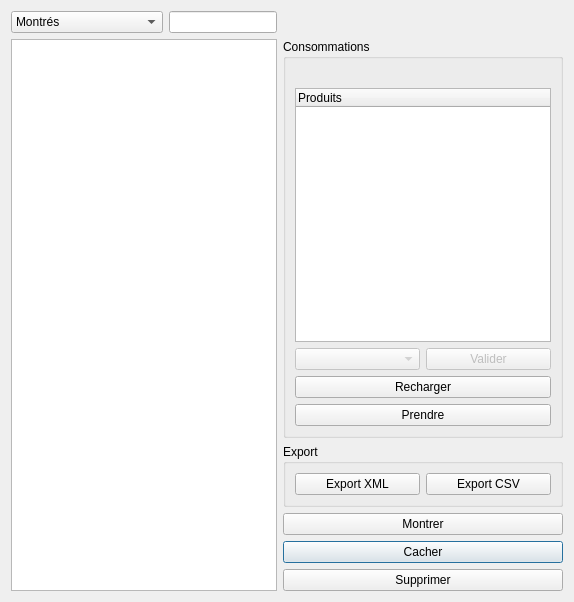
<?xml version="1.0" encoding="UTF-8"?>
<ui version="4.0">
 <class>NotesAction</class>
 <widget class="QDialog" name="NotesAction">
  <property name="geometry">
   <rect>
    <x>0</x>
    <y>0</y>
    <width>574</width>
    <height>602</height>
   </rect>
  </property>
  <property name="windowTitle">
   <string>Actions en masse</string>
  </property>
  <layout class="QGridLayout" name="gridLayout_2">
   <item row="1" column="0">
    <layout class="QGridLayout" name="gridLayout">
     <item row="0" column="0">
      <widget class="QComboBox" name="filter_combobox">
       <property name="sizePolicy">
        <sizepolicy hsizetype="Minimum" vsizetype="Fixed">
         <horstretch>0</horstretch>
         <verstretch>0</verstretch>
        </sizepolicy>
       </property>
       <item>
        <property name="text">
         <string>Montrés</string>
        </property>
       </item>
       <item>
        <property name="text">
         <string>Cachés</string>
        </property>
       </item>
       <item>
        <property name="text">
         <string>Dont la note &gt;</string>
        </property>
       </item>
       <item>
        <property name="text">
         <string>Dont la note &lt;</string>
        </property>
       </item>
      </widget>
     </item>
     <item row="0" column="1">
      <widget class="Input" name="filter_input">
       <property name="sizePolicy">
        <sizepolicy hsizetype="Maximum" vsizetype="Fixed">
         <horstretch>0</horstretch>
         <verstretch>0</verstretch>
        </sizepolicy>
       </property>
      </widget>
     </item>
     <item row="3" column="2">
      <layout class="QGridLayout" name="gridLayout_3">
       <item row="8" column="0" colspan="2">
        <widget class="QPushButton" name="hide_button">
         <property name="text">
          <string>Cacher</string>
         </property>
        </widget>
       </item>
       <item row="6" column="0" colspan="2">
        <widget class="QPushButton" name="show_button">
         <property name="text">
          <string>Montrer</string>
         </property>
        </widget>
       </item>
       <item row="9" column="0" colspan="2">
        <widget class="QPushButton" name="del_button">
         <property name="text">
          <string>Supprimer</string>
         </property>
        </widget>
       </item>
       <item row="2" column="0" colspan="2">
        <widget class="QGroupBox" name="groupBox">
         <property name="title">
          <string>Consommations</string>
         </property>
         <layout class="QGridLayout" name="gridLayout_4">
          <item row="1" column="0" colspan="2">
           <widget class="UniqueConsumptionList" name="product_list">
            <column>
             <property name="text">
              <string>Produits</string>
             </property>
            </column>
           </widget>
          </item>
          <item row="0" column="0">
           <spacer name="horizontalSpacer">
            <property name="orientation">
             <enum>Qt::Horizontal</enum>
            </property>
            <property name="sizeHint" stdset="0">
             <size>
              <width>40</width>
              <height>20</height>
             </size>
            </property>
           </spacer>
          </item>
          <item row="2" column="1">
           <widget class="QPushButton" name="take_products_btn">
            <property name="enabled">
             <bool>false</bool>
            </property>
            <property name="text">
             <string>Valider</string>
            </property>
           </widget>
          </item>
          <item row="0" column="1">
           <spacer name="horizontalSpacer_2">
            <property name="orientation">
             <enum>Qt::Horizontal</enum>
            </property>
            <property name="sizeHint" stdset="0">
             <size>
              <width>40</width>
              <height>20</height>
             </size>
            </property>
           </spacer>
          </item>
          <item row="3" column="0" colspan="2">
           <widget class="QPushButton" name="refill_button">
            <property name="text">
             <string>Recharger</string>
            </property>
           </widget>
          </item>
          <item row="2" column="0">
           <widget class="QComboBox" name="price_list">
            <property name="enabled">
             <bool>false</bool>
            </property>
           </widget>
          </item>
          <item row="4" column="0" colspan="2">
           <widget class="QPushButton" name="take_button">
            <property name="text">
             <string>Prendre</string>
            </property>
           </widget>
          </item>
         </layout>
        </widget>
       </item>
       <item row="4" column="0" colspan="2">
        <widget class="QGroupBox" name="groupBox_2">
         <property name="title">
          <string>Export</string>
         </property>
         <layout class="QGridLayout" name="gridLayout_5">
          <item row="0" column="0">
           <widget class="QPushButton" name="export_xml_button">
            <property name="text">
             <string>Export XML</string>
            </property>
           </widget>
          </item>
          <item row="0" column="1">
           <widget class="QPushButton" name="export_csv_button">
            <property name="text">
             <string>Export CSV</string>
            </property>
           </widget>
          </item>
         </layout>
        </widget>
       </item>
      </layout>
     </item>
     <item row="3" column="0" colspan="2">
      <widget class="MultiNotesList" name="note_list">
       <property name="selectionMode">
        <enum>QAbstractItemView::MultiSelection</enum>
       </property>
       <property name="sortingEnabled">
        <bool>true</bool>
       </property>
      </widget>
     </item>
    </layout>
   </item>
  </layout>
 </widget>
 <customwidgets>
  <customwidget>
   <class>Input</class>
   <extends>QLineEdit</extends>
   <header>gui/input_widget</header>
  </customwidget>
  <customwidget>
   <class>MultiNotesList</class>
   <extends>QListWidget</extends>
   <header>gui/group_actions_window</header>
  </customwidget>
  <customwidget>
   <class>UniqueConsumptionList</class>
   <extends>QTreeWidget</extends>
   <header>gui/group_actions_window</header>
   <slots>
    <slot>on_selection()</slot>
   </slots>
  </customwidget>
 </customwidgets>
 <resources/>
 <connections>
  <connection>
   <sender>del_button</sender>
   <signal>clicked()</signal>
   <receiver>NotesAction</receiver>
   <slot>del_action()</slot>
   <hints>
    <hint type="sourcelabel">
     <x>426</x>
     <y>567</y>
    </hint>
    <hint type="destinationlabel">
     <x>286</x>
     <y>294</y>
    </hint>
   </hints>
  </connection>
  <connection>
   <sender>hide_button</sender>
   <signal>clicked()</signal>
   <receiver>NotesAction</receiver>
   <slot>hide_action()</slot>
   <hints>
    <hint type="sourcelabel">
     <x>426</x>
     <y>538</y>
    </hint>
    <hint type="destinationlabel">
     <x>286</x>
     <y>294</y>
    </hint>
   </hints>
  </connection>
  <connection>
   <sender>show_button</sender>
   <signal>clicked()</signal>
   <receiver>NotesAction</receiver>
   <slot>show_action()</slot>
   <hints>
    <hint type="sourcelabel">
     <x>426</x>
     <y>509</y>
    </hint>
    <hint type="destinationlabel">
     <x>286</x>
     <y>294</y>
    </hint>
   </hints>
  </connection>
  <connection>
   <sender>filter_combobox</sender>
   <signal>currentIndexChanged(int)</signal>
   <receiver>NotesAction</receiver>
   <slot>filter_combobox_change()</slot>
   <hints>
    <hint type="sourcelabel">
     <x>146</x>
     <y>21</y>
    </hint>
    <hint type="destinationlabel">
     <x>286</x>
     <y>294</y>
    </hint>
   </hints>
  </connection>
  <connection>
   <sender>export_xml_button</sender>
   <signal>clicked()</signal>
   <receiver>NotesAction</receiver>
   <slot>export_xml_action()</slot>
   <hints>
    <hint type="sourcelabel">
     <x>417</x>
     <y>480</y>
    </hint>
    <hint type="destinationlabel">
     <x>286</x>
     <y>294</y>
    </hint>
   </hints>
  </connection>
  <connection>
   <sender>export_csv_button</sender>
   <signal>clicked()</signal>
   <receiver>NotesAction</receiver>
   <slot>export_csv_action()</slot>
   <hints>
    <hint type="sourcelabel">
     <x>491</x>
     <y>480</y>
    </hint>
    <hint type="destinationlabel">
     <x>286</x>
     <y>294</y>
    </hint>
   </hints>
  </connection>
  <connection>
   <sender>take_products_btn</sender>
   <signal>clicked()</signal>
   <receiver>NotesAction</receiver>
   <slot>take_products_action()</slot>
   <hints>
    <hint type="sourcelabel">
     <x>417</x>
     <y>463</y>
    </hint>
    <hint type="destinationlabel">
     <x>286</x>
     <y>300</y>
    </hint>
   </hints>
  </connection>
  <connection>
   <sender>product_list</sender>
   <signal>itemSelectionChanged()</signal>
   <receiver>product_list</receiver>
   <slot>on_selection()</slot>
   <hints>
    <hint type="sourcelabel">
     <x>422</x>
     <y>264</y>
    </hint>
    <hint type="destinationlabel">
     <x>422</x>
     <y>264</y>
    </hint>
   </hints>
  </connection>
  <connection>
   <sender>refill_button</sender>
   <signal>clicked()</signal>
   <receiver>NotesAction</receiver>
   <slot>refill_action()</slot>
   <hints>
    <hint type="sourcelabel">
     <x>422</x>
     <y>414</y>
    </hint>
    <hint type="destinationlabel">
     <x>286</x>
     <y>300</y>
    </hint>
   </hints>
  </connection>
  <connection>
   <sender>take_button</sender>
   <signal>clicked()</signal>
   <receiver>NotesAction</receiver>
   <slot>take_action()</slot>
   <hints>
    <hint type="sourcelabel">
     <x>426</x>
     <y>461</y>
    </hint>
    <hint type="destinationlabel">
     <x>286</x>
     <y>300</y>
    </hint>
   </hints>
  </connection>
 </connections>
 <slots>
  <slot>del_action()</slot>
  <slot>hide_action()</slot>
  <slot>show_action()</slot>
  <slot>filter_combobox_change()</slot>
  <slot>filter_input_changed()</slot>
  <slot>export_xml_action()</slot>
  <slot>export_csv_action()</slot>
  <slot>take_products_action()</slot>
  <slot>refill_action()</slot>
  <slot>take_action()</slot>
 </slots>
</ui>
